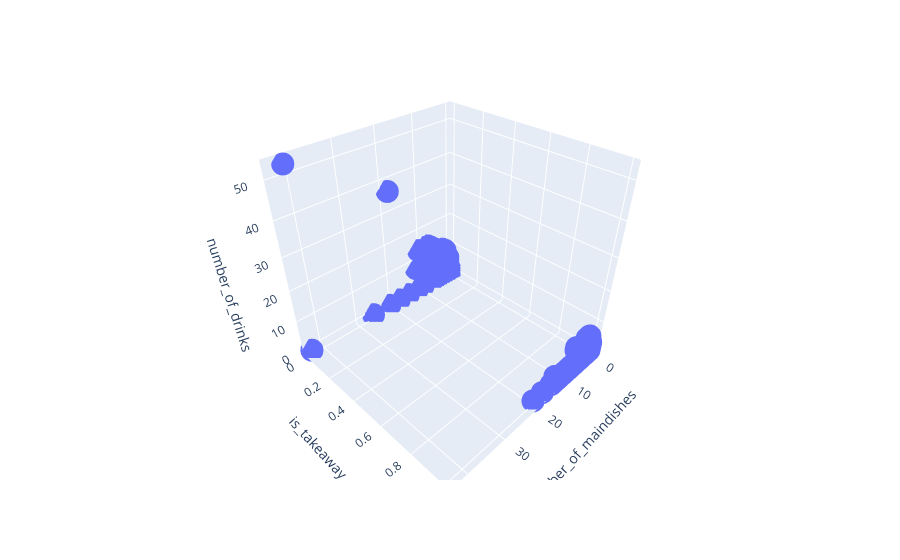

This figure's notebook cell:
### Markdown cell above
From out correlation heatmap we can see correlation between snacks, drinks, maindishes when looking at order_total. While looking at payment_method we see a correlation with is_takeaway.
We would like to look further at number_of_drinks to see if we can make a model using linear regression to predict when people buy an extra beverage.
Our dependant variable is number of drinks, and independant values are number_of_maindishes and is_takeaway

### Code cell
slr.show_model(df, ['number_of_maindishes', 'is_takeaway'], ['number_of_drinks'], test_size=0.2, random_state=42)

### Figure 1 — Plotly figure (JSON) as saved in the notebook; plotly's stock layout.template omitted (floating-point values rounded to 4 significant figures; data arrays with more than 128 entries replaced by an {"elided": "..."} marker saying what was removed)
{"data": [{"hovertemplate": "number_of_maindishes=%{x}<br>is_takeaway=%{y}<br>number_of_drinks=%{z}<extra></extra>", "legendgroup": "", "marker": {"color": "#636efa", "symbol": "circle"}, "mode": "markers", "name": "", "scene": "scene", "showlegend": false, "type": "scatter3d", "x": {"elided": "8939 float values"}, "y": {"elided": "8939 int values"}, "z": {"elided": "8939 float values"}}], "layout": {"legend": {"tracegroupgap": 0}, "margin": {"t": 60}, "scene": {"domain": {"x": [0, 1], "y": [0, 1]}, "xaxis": {"title": {"text": "number_of_maindishes"}}, "yaxis": {"title": {"text": "is_takeaway"}}, "zaxis": {"title": {"text": "number_of_drinks"}}}}}
